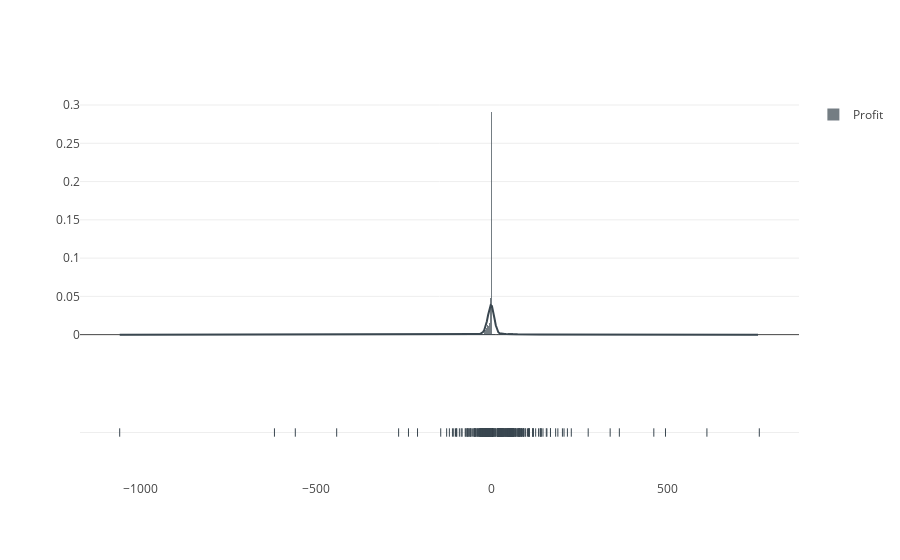

Source (notebook cell):
### Code cell
# Create distplot with curve_type set to 'kde'

fig = ff.create_distplot(hist_data, group_labels, curve_type='kde', show_hist=True, colors=colors)

# Plot!
iplot(fig, filename='Distplot with Normal Curve')

### Figure 1 — Plotly figure (JSON) as saved in the notebook; plotly's stock layout.template omitted (floating-point values rounded to 4 significant figures; data arrays with more than 128 entries replaced by an {"elided": "..."} marker saying what was removed)
{"data": [{"autobinx": false, "histnorm": "probability density", "legendgroup": "Profit", "marker": {"color": "#3A4750"}, "name": "Profit", "opacity": 0.7, "type": "histogram", "x": {"elided": "3054 float values"}, "xaxis": "x1", "xbins": {"end": 762.4, "size": 1, "start": -1060.0}, "yaxis": "y1"}, {"legendgroup": "Profit", "marker": {"color": "#3A4750"}, "mode": "lines", "name": "Profit", "showlegend": false, "type": "scatter", "x": {"elided": "500 float values"}, "xaxis": "x1", "y": {"elided": "500 float values"}, "yaxis": "y1"}, {"legendgroup": "Profit", "marker": {"color": "#3A4750", "symbol": "line-ns-open"}, "mode": "markers", "name": "Profit", "showlegend": false, "text": null, "type": "scatter", "x": {"elided": "3054 float values"}, "xaxis": "x1", "y": {"elided": "3054 str values"}, "yaxis": "y2"}], "layout": {"barmode": "overlay", "hovermode": "closest", "legend": {"traceorder": "reversed"}, "xaxis1": {"anchor": "y2", "domain": [0, 1], "zeroline": false}, "yaxis1": {"anchor": "free", "domain": [0.35, 1], "position": 0}, "yaxis2": {"anchor": "x1", "domain": [0, 0.25], "dtick": 1, "showticklabels": false}}}
